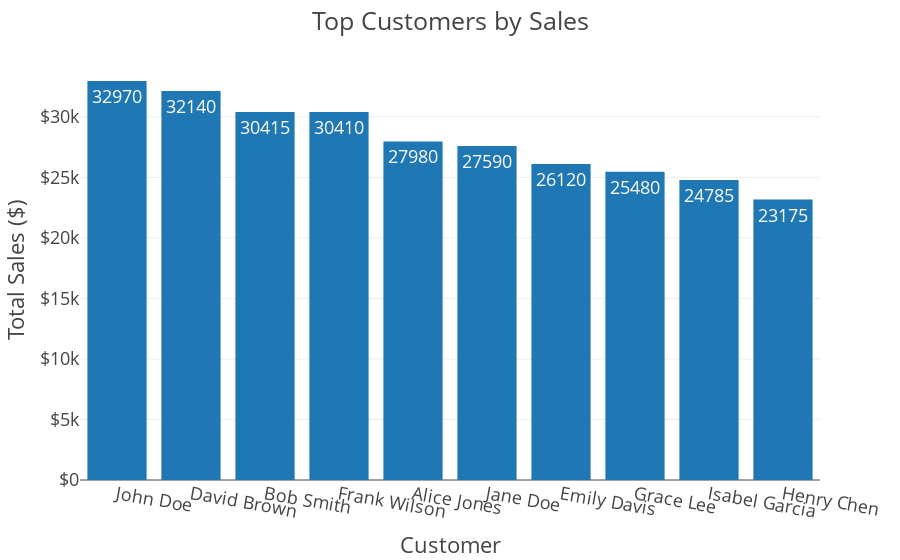

The notebook cell saved with this chart:
### Code cell
# Create the Plotly figure
fig = px.bar(df_customer,
             x='customer_name',
             y='total_sales',
             template=plotly_template,
             text='total_sales')

# Set the layout
fig.update_layout(
    title='Top Customers by Sales',
    xaxis_title='Customer',
    yaxis_title='Total Sales ($)',
    yaxis_tickprefix='$',
    
)
fig.update_xaxes(tickangle=10)

# Show the plot
fig.show()

# Save the chart as a PNG image
fig.write_image(output_dir / 'customer_sales.png',
                width=1200,
                height=400,
                scale=4)

### Figure 1 — Plotly figure (JSON) as saved in the notebook; plotly's stock layout.template omitted (floating-point values rounded to 4 significant figures)
{"data": [{"alignmentgroup": "True", "hovertemplate": "customer_name=%{x}<br>total_sales=%{text}<extra></extra>", "legendgroup": "", "marker": {"color": "#1F77B4", "pattern": {"shape": ""}}, "name": "", "offsetgroup": "", "orientation": "v", "showlegend": false, "text": [32970, 32140, 30415, 30410, 27980, 27590, 26120, 25480, 24785, 23175], "textposition": "auto", "type": "bar", "x": ["John Doe", "David Brown", "Bob Smith", "Frank Wilson", "Alice Jones", "Jane Doe", "Emily Davis", "Grace Lee", "Isabel Garcia", "Henry Chen"], "xaxis": "x", "y": [32970, 32140, 30415, 30410, 27980, 27590, 26120, 25480, 24785, 23175], "yaxis": "y"}], "layout": {"barmode": "relative", "legend": {"tracegroupgap": 0}, "margin": {"t": 60}, "title": {"text": "Top Customers by Sales"}, "xaxis": {"anchor": "y", "domain": [0, 1], "tickangle": 10, "title": {"text": "Customer"}}, "yaxis": {"anchor": "x", "domain": [0, 1], "tickprefix": "$", "title": {"text": "Total Sales ($)"}}}}
